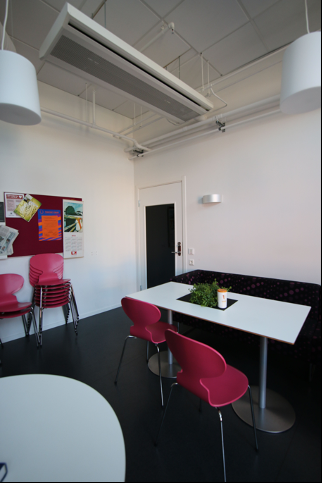
%> input picture HOMEWORK_ASSIGNMENT/hw3/HW3_material/left.png, 322 x 483 px
$ octave --eval "hw3problem2;"   (GNU Octave 9; MATLAB toolbox functions it lacks are replaced by stand-ins)
%> lines starting %> are read from the running program, lines starting %| are printed output that depends on the picture
%EE569 HOMEWORK ASSIGNMENT 3
%DATE: Mar 11th 2021
%NAME: Siyu Li
%ID:2455870216
%E-mail:lisiyu@usc.edu
function []=hw3problem2()
ori_left = imread('left.png');
%> ori_left is the input picture: size 483x322x3 uint8; mean R, G, B 116.4, 112.7, 114.1
ori_right = imread('right_updated.png');
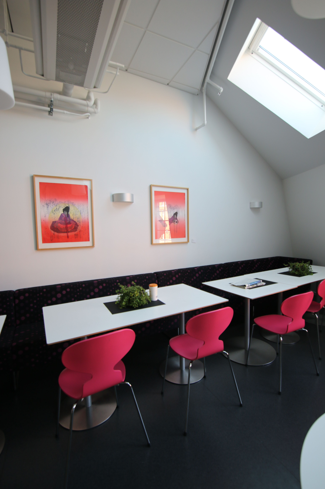
%> input picture HOMEWORK_ASSIGNMENT/hw3/HW3_material/right_updated.png, 325 x 489 px
%> ori_right is the input picture: size 489x325x3 uint8; mean R, G, B 118.5, 112.1, 113.5
ori_middle = imread('middle.png');
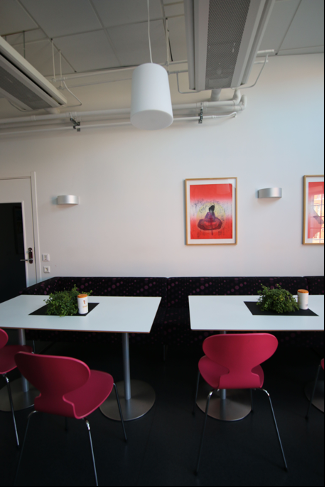
%> input picture HOMEWORK_ASSIGNMENT/hw3/HW3_material/middle.png, 325 x 487 px
%> ori_middle is the input picture: size 487x325x3 uint8; mean R, G, B 107.2, 101.3, 101.2

%%% detect feature
gray_left = rgb2gray(ori_left);
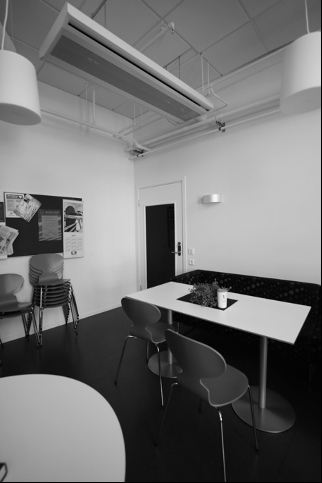
%> gray_left: size 483x322 uint8; min 0, max 246, mean 113.9
gray_middle = rgb2gray(ori_middle);
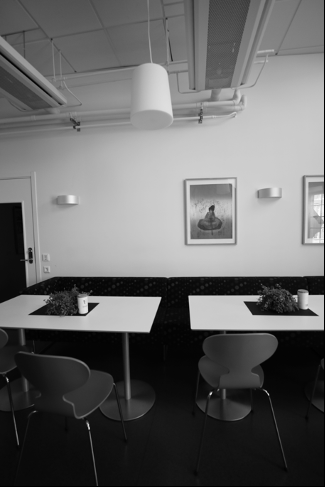
%> gray_middle: size 487x325 uint8; min 0, max 251, mean 103
gray_right = rgb2gray(ori_right);
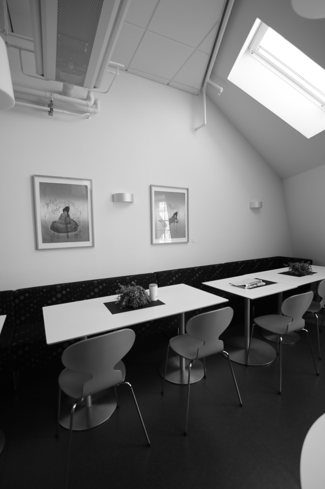
%> gray_right: size 489x325 uint8; min 0, max 255, mean 114.2

%> (the run ends here)
